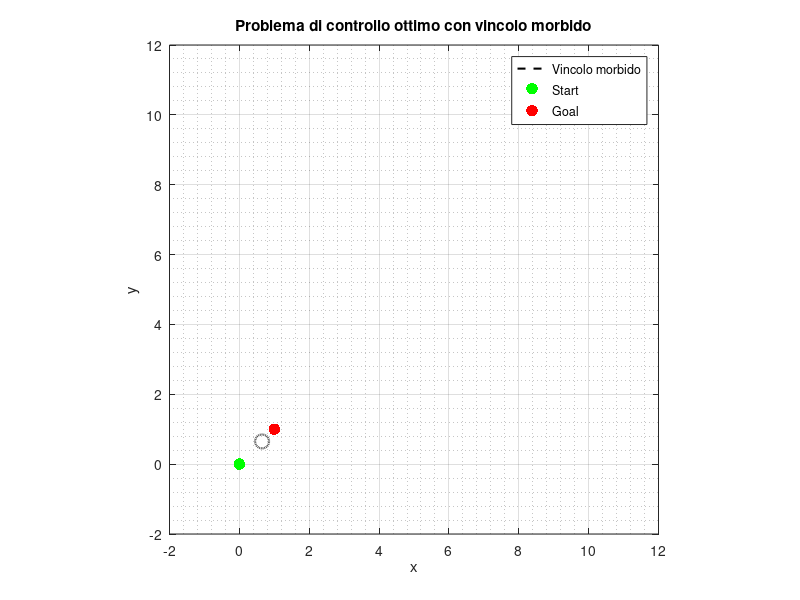

This figure's MATLAB source: (Note: this script raises an error after producing the figure.)
clear
clc


%% ========================================================================
%  Optimal Control with Adjoint Equations (Nonlinear System)
%  ------------------------------------------------------------------------
%  Questo script risolve un problema di controllo ottimo per un sistema 
%  dinamico non lineare (con attrito quadratico e vincolo morbido di traiettoria)
%  utilizzando un approccio iterativo basato su equazioni aggiunte (costate).
%
%  ------------------------------------------------------------------------
%% ========================================================================

clear; close all; clc;

%% ------------------------ Parametri del modello -------------------------
m   = 1;          % massa [kg]
Cd  = 0.15;       % coefficiente di resistenza
t0  = 0;          % tempo iniziale [s]
tf  = 1.6;         % tempo finale [s]

% Stati: [x; y; theta; v]
pos_i = [0; 0; 0];  
pos_f = [1;1; pi/3];

vel_i = 0;                 % velocità iniziale
vel_f = 0;                 % velocità finale

z_i = [pos_i; vel_i];
z_f = [pos_f; vel_f];

% max state vector used for normalization/scaling
xmax_vec = [pos_f(1:2); 2*pi/3;1.5];
% max control vector used for normalization/scaling
umax_vec = [1, 1]';
%% ----------------------- Pesi e vincoli del costo -----------------------
w1 = 0.2;
w2 = 0.2;
%final state weight
P = diag(1./xmax_vec.^2);
P = P.*diag([180 180 20 0]);
%optimal control weight
R = diag(1./umax_vec.^2);
R = R.*diag([w1 w2]);

Q = 0.05;                       % peso su penalizzazione velocità

alpha = 2;                    % peso vincolo morbido (soft constraint)
sigma = 0.01;                     % parametro di “softness”
xc = 0.65;
yc = 0.65;
r = 0.2;
            

%% -------------------------- Plot del vincolo ----------------------------
theta = linspace(0, 2*pi, 400);
x_cons = xc + r .* cos(theta);
y_cons = yc + r .* sin(theta);

figure('Position', [100 100 900 700]);
plot(x_cons, y_cons, 'k--', 'LineWidth', 1.5); hold on;
scatter(pos_i(1), pos_i(2), 70, 'g', 'filled');
scatter(pos_f(1), pos_f(2), 70, 'r', 'filled');
xlabel('x'); ylabel('y');
axis equal;
grid on; grid minor;
xlim([-2 12]); ylim([-2 12]);
legend('Vincolo morbido', 'Start', 'Goal');
title('Problema di controllo ottimo con vincolo morbido');

%% --------------------------- Discretizzazione ---------------------------
Nsegment = 2000;                       % numero di passi temporali
Tu = linspace(t0, tf, Nsegment);       % vettore temporale
options = odeset('RelTol',1e-4,'AbsTol',1e-4);
options_state = odeset('RelTol',1e-12,'AbsTol',1e-14);

%% ----------------------- Parametri dell’iterazione ----------------------
Nmax = 5*10000;                           % massimo numero iterazioni
step = 5e-3;                           % passo di aggiornamento controllo
eps  = 5e-3;                           % tolleranza di arresto
u = [ones(1, Nsegment); zeros(1, Nsegment)]; % controllo iniziale

%% ------------------------- Procedura Iterativa --------------------------
for ii = 1:Nmax

    [Tz, Z] = ode45(@(t,z) stateEq_new(t,z,u,Tu,m,Cd), [t0 tf], z_i, options);

    % Z(abs(Z) < 1e-15) = 0;

    Z_tf = Z(end,:)';
    
   lmb_tf = P*(Z_tf-z_f);

   [Tlmb, lmb] = ode45(@(t,lmb) AdjointEq_new(t,lmb,Z,Tz,Q,sigma,alpha,xc,yc,r,Cd,m,lmb_tf  ), [tf t0], lmb_tf, options);
  [Tlmb_sorted, idx] = sort(Tlmb);   % increasing times
    lmb_sorted = lmb(idx, :);

    % Now interpolate using increasing time vector
    lmb1 = interp1(Tlmb_sorted, lmb_sorted(:,1), Tz);
    lmb2 = interp1(Tlmb_sorted, lmb_sorted(:,2), Tz);
    lmb3 = interp1(Tlmb_sorted, lmb_sorted(:,3), Tz);
    lmb4 = interp1(Tlmb_sorted, lmb_sorted(:,4), Tz);


   LMB = [lmb1 lmb2 lmb3 lmb4]';
   

%-----cost function----------
Z1_Tz = Z(:,1);  Z2_Tz = Z(:,2);  Z3_Tz = Z(:,3);  Z4_Tz = Z(:,4);
% u(t) sulla griglia Tz
u1_Tz = interp1(Tu, u(1,:), Tz, 'linear', 'extrap');
u2_Tz = interp1(Tu, u(2,:), Tz, 'linear', 'extrap');

Soft_cost_fun = @(x,y) alpha.*exp((r^2 - (x-xc).^2 - (y-yc).^2)/sigma);

L_Tz = 0.5*(u1_Tz.*(w1*u1_Tz) + u2_Tz.*(w2*u2_Tz)) ...
       + Q*(Z4_Tz.^3) + Soft_cost_fun(Z1_Tz, Z2_Tz);

J(ii,1) = 0.5*(Z(end,:).'-z_f)'*P*(Z(end,:).'-z_f) + trapz(Tz, L_Tz);

% ---dH----
  [dH ]= dHdu_new(u, Tu,lmb4, lmb3,Tz, m, R);
  %dH_1_norm = norm(dH_1, 'fro')
   dH_norm = norm(dH, 'fro')

   if dH_norm < eps
       break;
   else 
       u_old = u;
       u = IterControl_new(dH, Tz, u_old, Tu, step);
       u(abs(u) < 1e-13) = 0;
   end



end

%% ------------------------- Visualizzazione finale -----------------------
Z1 = interp1(Tz, Z(:,1), Tu);
Z2 = interp1(Tz, Z(:,2), Tu);


plot(x_cons, y_cons, 'k--', 'LineWidth', 1.5); 
hold on; grid on; grid minor;
scatter(pos_i(1), pos_i(2), 70, 'g', 'filled');
scatter(pos_f(1), pos_f(2), 70, 'r', 'filled'); 
plot(Z1, Z2, 'b', 'LineWidth', 2);
legend('Vincolo morbido', 'Start', 'Goal', 'Traiettoria ottima');
title('Traiettoria finale dopo ottimizzazione');

%% plot J

%X = 1 : ii;
%semilogy(X, J(X,1))
